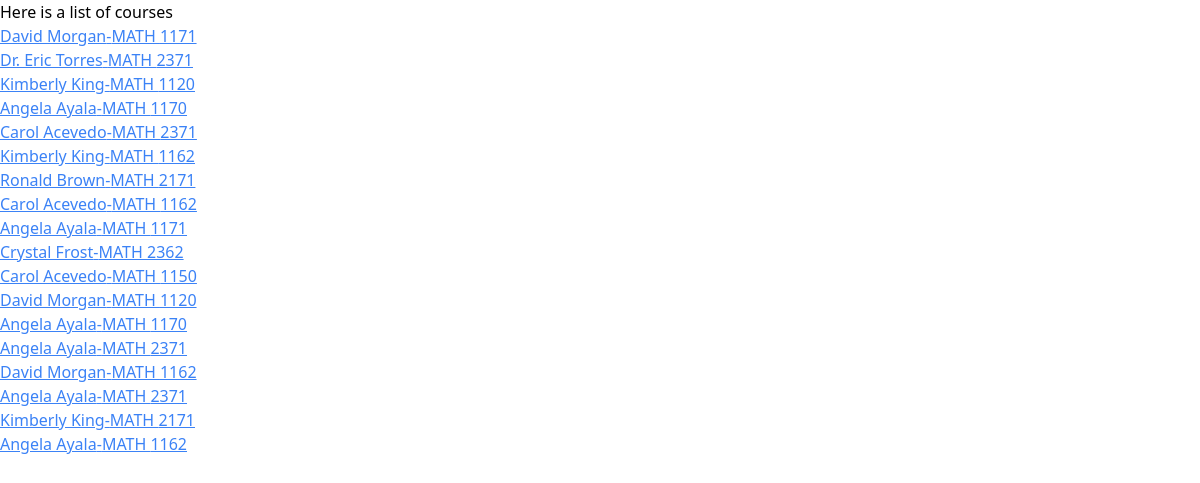
The app's page /search/subject=MATH/ with its own data.
### professors/models.py (models this page shows, shortened)
class Course(models.Model):
    school = models.ForeignKey(School, on_delete=models.CASCADE)
    subject = models.CharField(max_length=30)
    course_number = models.CharField(max_length=20, blank=True, null=True)
    professor = models.ForeignKey(Professor, on_delete=models.CASCADE)

class Professor(models.Model):
    name = models.CharField(max_length=100)
    school = models.ForeignKey(School, on_delete=models.CASCADE)
    department = models.CharField(max_length=100, blank=True, null=True)

### professors/views.py (the view)
# urls.py: path('search/subject=<str:subject>/', views.search_subject, name='search_subject'),
def search_subject(request, subject):
    courses = Course.objects.filter(subject=subject)
    return render(request, 'professors/search_course.html', context={'results': courses})

### professors/templates/professors/search_course.html
{% extends 'professors/base.html' %} {% block content %}
<div>
  <p>Here is a list of courses</p>
  {% if not results %} no results {% endif %} {% for result in results %}
  <p>
    <a
      class="underline text-blue-500"
      href="{% url 'course_ratings' result.id %}"
      >{{ result.professor.name}}-{{ result.subject }}
      {{result.course_number}}</a
    >
  </p>
  {% endfor %}
</div>
{% endblock %}

### professors/templates/professors/base.html (shortened to what this page needs)
<!DOCTYPE html>
<html lang="en">
  <head>
    <script src="https://cdn.tailwindcss.com"></script>
  </head>
  <body>
     {% block content %}{% endblock %}
  </body>
</html>

### records on screen
Course: professor.name "David Morgan", subject "MATH", course_number "1171"
Course: professor.name "Dr. Eric Torres", subject "MATH", course_number "2371"
Course: professor.name "Kimberly King", subject "MATH", course_number "1120"
Course: professor.name "Angela Ayala", subject "MATH", course_number "1170"
Course: professor.name "Carol Acevedo", subject "MATH", course_number "2371"
Course: professor.name "Kimberly King", subject "MATH", course_number "1162"
Course: professor.name "Ronald Brown", subject "MATH", course_number "2171"
Course: professor.name "Carol Acevedo", subject "MATH", course_number "1162"
Course: professor.name "Angela Ayala", subject "MATH", course_number "1171"
Course: professor.name "Crystal Frost", subject "MATH", course_number "2362"
Course: professor.name "Carol Acevedo", subject "MATH", course_number "1150"
Course: professor.name "David Morgan", subject "MATH", course_number "1120"
Course: professor.name "Angela Ayala", subject "MATH", course_number "1170"
Course: professor.name "Angela Ayala", subject "MATH", course_number "2371"
Course: professor.name "David Morgan", subject "MATH", course_number "1162"
Course: professor.name "Angela Ayala", subject "MATH", course_number "2371"
Course: professor.name "Kimberly King", subject "MATH", course_number "2171"
Course: professor.name "Angela Ayala", subject "MATH", course_number "1162"
